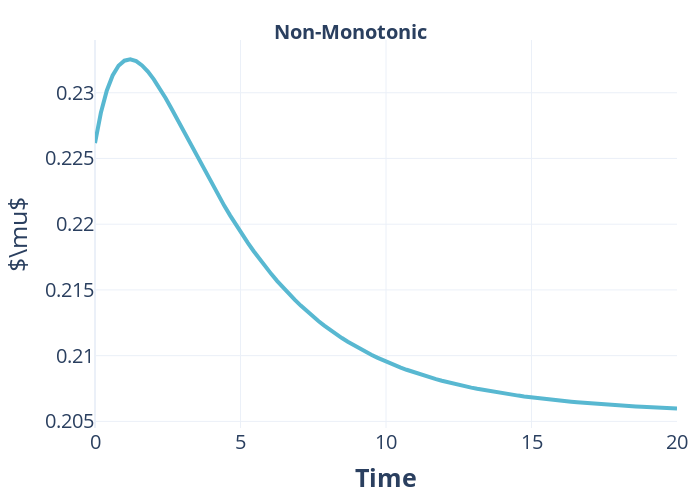

Write notebook code for a chart like this one.
### Code cell
mu_range, mu_prime_range = mu_mu_prime_range(matrices_list[6715], test_nst_array3, np.linspace(0, 20, 100))
fig = go.Figure()
# Add Q3 line
fig.add_trace(go.Scatter(x=np.linspace(0, 20, 100), y=mu_range, mode='lines', line = dict(color = '#58B8D1', width = 4)))

# Update axis label font size
fig.update_layout(
    template='plotly_white',
        title=dict(
        text='<b>Non-Monotonic</b>',
        font=dict(size=20),  # Increase title size, make it bold
        x=0.5, y = 0.95,  # Center the title
        xanchor='center',
    ),
    xaxis_title='<b>Time</b>',
    xaxis=dict(
        title_font=dict(size=25),
        tickfont=dict(size=20),
    ),
    yaxis_title=r'$\mu$',
    yaxis=dict(
        title_font=dict(size=25),
        tickfont=dict(size=20),
    ),
    width=700,
    height=500,
    margin=dict(l=20, r=20, t=40, b=20), 
)
# # fig1.update_yaxes(range=[0.05, 0.06])

fig.write_image("/Users/gulugulu/repos/PuningAnalysis/results/figures/evolutionary_rate_change_non-stationary_non-monotonic.pdf")

fig.show()

### Figure 1 — Plotly figure (JSON) as saved in the notebook; plotly's stock layout.template omitted (floating-point values rounded to 4 significant figures)
{"data": [{"line": {"color": "#58B8D1", "width": 4}, "mode": "lines", "type": "scatter", "x": [0, 0.202, 0.404, 0.6061, 0.8081, 1.01, 1.212, 1.414, 1.616, 1.818, 2.02, 2.222, 2.424, 2.626, 2.828, 3.03, 3.232, 3.434, 3.636, 3.838, 4.04, 4.242, 4.444, 4.646, 4.848, 5.051, 5.253, 5.455, 5.657, 5.859, 6.061, 6.263, 6.465, 6.667, 6.869, 7.071, 7.273, 7.475, 7.677, 7.879, 8.081, 8.283, 8.485, 8.687, 8.889, 9.091, 9.293, 9.495, 9.697, 9.899, 10.1, 10.3, 10.51, 10.71, 10.91, 11.11, 11.31, 11.52, 11.72, 11.92, 12.12, 12.32, 12.53, 12.73, 12.93, 13.13, 13.33, 13.54, 13.74, 13.94, 14.14, 14.34, 14.55, 14.75, 14.95, 15.15, 15.35, 15.56, 15.76, 15.96, 16.16, 16.36, 16.57, 16.77, 16.97, 17.17, 17.37, 17.58, 17.78, 17.98, 18.18, 18.38, 18.59, 18.79, 18.99, 19.19, 19.39, 19.6, 19.8, 20], "y": [0.2262, 0.2285, 0.2302, 0.2313, 0.2321, 0.2324, 0.2325, 0.2324, 0.2321, 0.2316, 0.231, 0.2303, 0.2296, 0.2288, 0.228, 0.2271, 0.2263, 0.2254, 0.2246, 0.2238, 0.223, 0.2222, 0.2214, 0.2207, 0.2199, 0.2192, 0.2186, 0.2179, 0.2173, 0.2168, 0.2162, 0.2157, 0.2152, 0.2147, 0.2142, 0.2138, 0.2134, 0.213, 0.2126, 0.2123, 0.212, 0.2116, 0.2113, 0.2111, 0.2108, 0.2105, 0.2103, 0.2101, 0.2099, 0.2096, 0.2095, 0.2093, 0.2091, 0.2089, 0.2088, 0.2086, 0.2085, 0.2083, 0.2082, 0.2081, 0.208, 0.2079, 0.2078, 0.2077, 0.2076, 0.2075, 0.2074, 0.2073, 0.2072, 0.2072, 0.2071, 0.207, 0.207, 0.2069, 0.2068, 0.2068, 0.2067, 0.2067, 0.2066, 0.2066, 0.2065, 0.2065, 0.2065, 0.2064, 0.2064, 0.2063, 0.2063, 0.2063, 0.2062, 0.2062, 0.2062, 0.2062, 0.2061, 0.2061, 0.2061, 0.2061, 0.206, 0.206, 0.206, 0.206]}], "layout": {"height": 500, "margin": {"b": 20, "l": 20, "r": 20, "t": 40}, "title": {"font": {"size": 20}, "text": "<b>Non-Monotonic</b>", "x": 0.5, "xanchor": "center", "y": 0.95}, "width": 700, "xaxis": {"tickfont": {"size": 20}, "title": {"font": {"size": 25}, "text": "<b>Time</b>"}}, "yaxis": {"tickfont": {"size": 20}, "title": {"font": {"size": 25}, "text": "$\\mu$"}}}}
